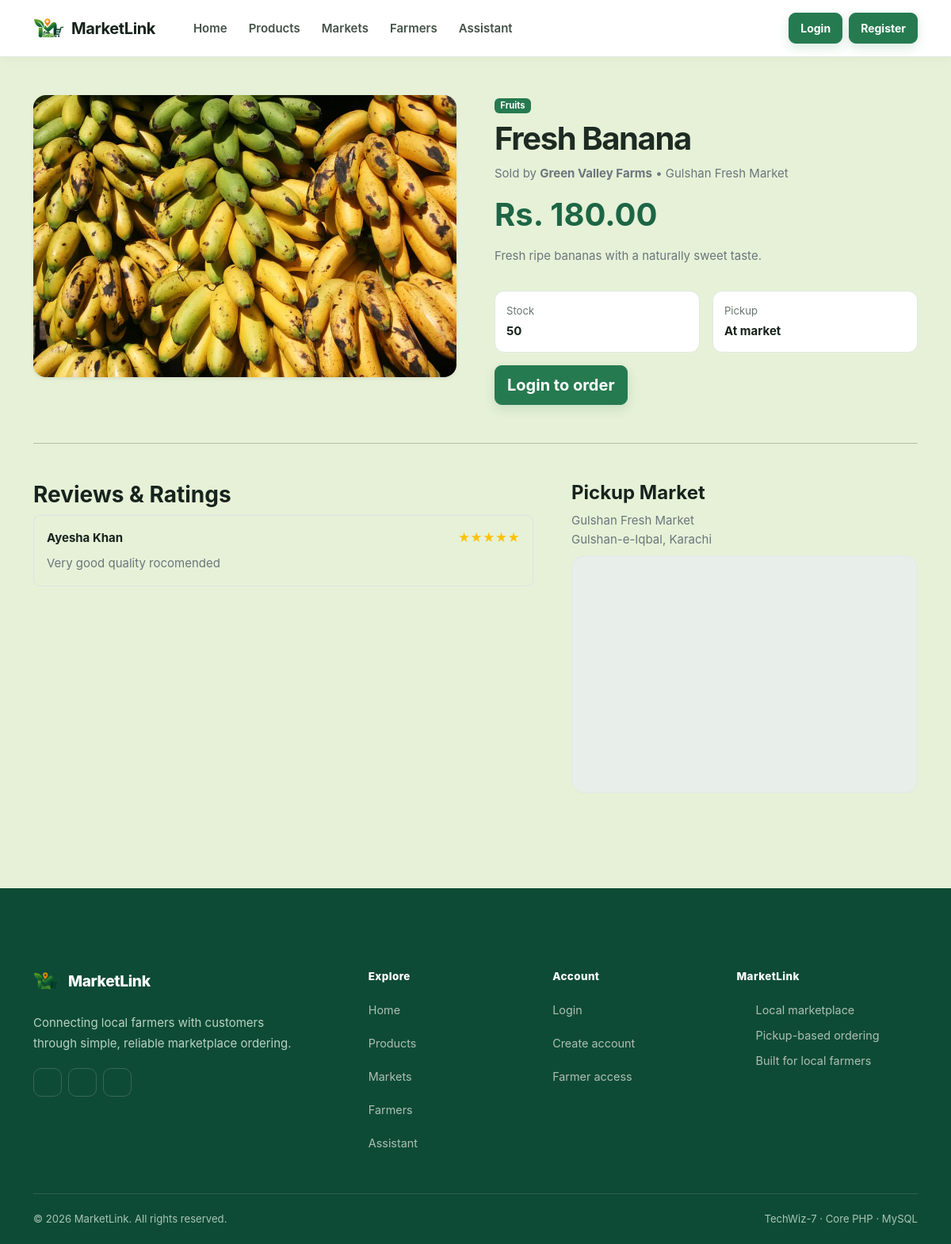
/product?id=69, run on the app's committed database.
### tables this page shows
CREATE TABLE `products` (
  `id` int(10) UNSIGNED NOT NULL,
  `farmer_id` int(10) UNSIGNED DEFAULT NULL,
  `category_id` int(10) UNSIGNED DEFAULT NULL,
  `name` varchar(150) NOT NULL,
  `description` text DEFAULT NULL,
  `price` decimal(10,2) NOT NULL DEFAULT 0.00,
  `stock` int(10) UNSIGNED NOT NULL DEFAULT 0,
  `image` varchar(255) DEFAULT NULL,
  `status` enum('pending','approved','rejected') NOT NULL DEFAULT 'pending',
  `is_sold_out` tinyint(1) NOT NULL DEFAULT 0,
  `created_at` timestamp NOT NULL DEFAULT current_timestamp(),
  `updated_at` timestamp NOT NULL DEFAULT current_timestamp() ON UPDATE current_timestamp()
);

CREATE TABLE `categories` (
  `id` int(10) UNSIGNED NOT NULL,
  `name` varchar(100) NOT NULL,
  `status` enum('active','inactive') NOT NULL DEFAULT 'active',
  `created_at` timestamp NOT NULL DEFAULT current_timestamp()
);

CREATE TABLE `users` (
  `id` int(10) UNSIGNED NOT NULL,
  `name` varchar(120) NOT NULL,
  `email` varchar(190) NOT NULL,
  `password` varchar(255) NOT NULL,
  `phone` varchar(30) DEFAULT NULL,
  `profile_image` varchar(255) DEFAULT NULL,
  `role` enum('admin','farmer','customer') NOT NULL DEFAULT 'customer',
  `market_id` int(10) UNSIGNED DEFAULT NULL,
  `status` enum('active','inactive') NOT NULL DEFAULT 'active',
  `approval_status` enum('pending','approved','suspended') NOT NULL DEFAULT 'approved',
  `created_at` timestamp NOT NULL DEFAULT current_timestamp()
);

CREATE TABLE `markets` (
  `id` int(10) UNSIGNED NOT NULL,
  `name` varchar(120) NOT NULL,
  `address` varchar(255) NOT NULL,
  `latitude` decimal(10,7) NOT NULL,
  `longitude` decimal(10,7) NOT NULL,
  `status` enum('active','inactive') NOT NULL DEFAULT 'active',
  `created_at` timestamp NOT NULL DEFAULT current_timestamp()
);

CREATE TABLE `reviews` (
  `id` int(10) UNSIGNED NOT NULL,
  `product_id` int(10) UNSIGNED NOT NULL,
  `customer_id` int(10) UNSIGNED NOT NULL,
  `rating` tinyint(3) UNSIGNED NOT NULL,
  `comment` varchar(500) NOT NULL,
  `farmer_response` varchar(500) DEFAULT NULL,
  `status` enum('pending','approved','rejected') NOT NULL DEFAULT 'pending',
  `created_at` timestamp NOT NULL DEFAULT current_timestamp()
);

### app/Controllers/PublicController.php (called while the page is built, shortened)
<?php
class PublicController
{
    public function product(): void
    {
        $id = (int)($_GET['id'] ?? 0);
        $pdo = db();
        $st = $pdo->prepare("SELECT p.*, c.name category_name, u.name farmer_name, u.email farmer_email, u.id farmer_id, m.name market_name, m.address market_address, m.latitude, m.longitude FROM products p LEFT JOIN categories c ON c.id=p.category_id JOIN users u ON u.id=p.farmer_id LEFT JOIN markets m ON m.id=u.market_id WHERE p.id=? AND p.status='approved'");
        $st->execute([$id]);
        $product = $st->fetch();
        $reviews = $pdo->prepare("SELECT r.*, u.name reviewer_name FROM reviews r JOIN users u ON u.id=r.customer_id WHERE r.product_id=? AND r.status='approved' ORDER BY r.created_at DESC");
        $reviews->execute([$id]);
        $reviews = $reviews->fetchAll();
        require __DIR__ . '/../Views/layouts/header.php';
        require __DIR__ . '/../Views/public/product.php';
        require __DIR__ . '/../Views/layouts/footer.php';
    }
}

### index.php (called while the page is built, shortened)
<?php
require_once __DIR__ . '/app/Support/Router.php';
$router = new \App\Support\Router(require __DIR__ . '/routes/web.php');
$router->dispatch($_SERVER['REQUEST_METHOD'] ?? 'GET', $_SERVER['REQUEST_URI'] ?? '/');

### app/Support/auth.php (called while the page is built, shortened)
<?php
function current_user(): ?array
{
    static $userLoaded = false;
    static $user = null;
    if ($userLoaded) return $user;
    $userLoaded = true;
    if (empty($_SESSION['user_id'])) return null;
    $st = db()->prepare('SELECT * FROM users WHERE id=? LIMIT 1');
    $st->execute([$_SESSION['user_id']]);
    $user = $st->fetch() ?: null;
    return $user;
}

### app/Views/public/product.php (the view, shortened to what this page needs)
<?php
$product = $product ?? [];
$id = $id ?? 0;
$reviews = $reviews ?? [];
$isFav = $isFav ?? false;
?>
<div class="container py-5">
    <div class="row g-5">
        <div class="col-lg-6">
            <img
                src="<?= e(product_image($product['image'])) ?>"
                class="img-fluid rounded-4 shadow-sm product-detail-image"
                alt="<?= e($product['name']) ?>">
        </div>
        <div class="col-lg-6">
            <span class="badge text-bg-success mb-2">
                <?= e($product['category_name']) ?>
            </span>
            <h1 class="fw-bold">
                <?= e($product['name']) ?>
            </h1>
            <p class="text-secondary mb-1">
                Sold by <strong><?= e($product['farmer_name']) ?></strong>
                • <?= e($product['market_name']) ?>
            </p>
            <div class="display-6 text-primary fw-bold my-3">
                Rs. <?= money($product['price']) ?>
            </div>
            <p class="text-secondary">
                <?= nl2br(e($product['description'])) ?>
            </p>
            <div class="row g-3 my-3">
                <div class="col-6">
                    <div class="info-box">
                        <small>Stock</small>
                        <strong><?= (int)$product['stock'] ?></strong>
                    </div>
                </div>
                <div class="col-6">
                    <div class="info-box">
                        <small>Pickup</small>
                        <strong>At market</strong>
                    </div>
                </div>
            </div>
            <?php if (current_user() && current_user()['role'] === 'customer'): ?>
                <form
                    method="post"
                    action="<?= url('actions/cart.php') ?>"
                    class="d-flex gap-2 align-items-end">
                    <?= csrf_field() ?>
                    <input type="hidden" name="action" value="add">
                    <input type="hidden" name="product_id" value="<?= $id ?>">
                    <div>
                        <label class="form-label">Quantity</label>
                        <input
                            class="form-control"
                            style="width:110px"
                            type="number"
                            min="1"
                            max="<?= max(1, (int)$product['stock']) ?>"
                            value="1"
                            name="quantity">
                    </div>
                    <button class="btn btn-primary btn-lg">
                        Add to Cart
                    </button>
                    <button
                        name="action"
                        value="favorite"
                        class="btn btn-outline-primary btn-lg"
                        formaction="<?= url('actions/favorite.php') ?>">
                        <?= $isFav ? '♥ Favorited' : '♡ Favorite' ?>
                    </button>
                </form>
            <?php elseif (!current_user()): ?>
                <a
                    class="btn btn-primary btn-lg"
                    href="<?= url('login.php') ?>">
                    Login to order
                </a>
            <?php endif; ?>
        </div>
    </div>
    <hr class="my-5">
    <div class="row g-5">
        <div class="col-lg-7">
            <h3 class="fw-bold">
                Reviews & Ratings
            </h3>
            <?php if ($reviews): ?>
                <?php foreach ($reviews as $r): ?>
                    <div class="border rounded-3 p-3 mb-3">
                        <div class="d-flex justify-content-between">
                            <strong>
                                <?= e($r['reviewer_name']) ?>
                            </strong>
                            <span class="text-warning">
                                <?= str_repeat('★', (int)$r['rating']) ?>
                            </span>
                        </div>
                        <p class="mb-0 mt-2 text-secondary">
                            <?= e($r['comment']) ?>
                        </p>
                    </div>
                <?php endforeach; ?>
            <?php else: ?>
                <p class="text-secondary">
                    No reviews yet.
                </p>
            <?php endif; ?>
        </div>
        <div class="col-lg-5">
            <h4 class="fw-bold">
                Pickup Market
            </h4>
            <p class="text-secondary mb-2">
                <?= e($product['market_name']) ?><br>
                <?= e($product['market_address']) ?>
            </p>
            <div id="productMap" class="map-small"></div>
        </div>
    </div>
</div>

### app/Support/Router.php (shortened to what this page needs)
<?php
class Router {
    public function dispatch(string $method, string $uri): void {
        $path = parse_url($uri, PHP_URL_PATH) ?: '/';
        foreach ($this->routes as [$m,$route,$handler]) {
            if ($m === $method && $route === $path) { [$class,$action]=$handler; (new $class())->$action(); return; }
        }
    }
}

### assets/css/style.css (style rules this page uses)
:root { --green-950: #123b2a; --green-900: #174b34; --green-800: #1d6545; --green-700: #267a50; --green-600: #2f8b5c; --green-100: #e8f5ed; --green-50: #f4faf6; --ink: #17231d; --muted: #6b776f; --line: #e2e9e4; --paper: #ffffff; --page: #71af1a2c; --warning: #a66a00; --danger: #b42318; --radius: 14px; --radius-lg: 20px; --shadow: 0 8px 24px rgba(25, 55, 39, .07); --shadow-hover: 0 16px 36px rgba(25, 55, 39, .11); }
* { box-sizing: border-box; }
html { scroll-behavior: smooth; }
body { margin: 0; background: var(--page); color: var(--ink); font-family: Inter, ui-sans-serif, -apple-system, BlinkMacSystemFont, "Segoe UI", sans-serif; font-size: 15px; line-height: 1.6; -webkit-font-smoothing: antialiased; }
a { color: var(--green-700); text-decoration: none; }
.btn { border-radius: 9px; font-weight: 650; padding: 9px 15px; border-width: 1px; transition: transform .16s ease, box-shadow .16s ease, background .16s ease; }
.btn-primary { --bs-btn-bg: var(--green-700); --bs-btn-border-color: var(--green-700); --bs-btn-hover-bg: var(--green-900); --bs-btn-hover-border-color: var(--green-900); --bs-btn-active-bg: var(--green-900); --bs-btn-active-border-color: var(--green-900); box-shadow: 0 5px 13px rgba(38,122,80,.16); }
.hero-card, .card, .stat-card, .stat-mini, .info-box { background: var(--paper); border: 1px solid var(--line) !important; border-radius: var(--radius-lg) !important; }
.product-detail-image { width: 100%; max-height: 560px; object-fit: cover; border-radius: 15px; }
.badge.text-bg-success { background: var(--green-700) !important; }
.info-box { padding: 14px; border-radius: 12px !important; box-shadow: none; }
.info-box small { display: block; color: var(--muted); }
.info-box strong { display: block; margin-top: 3px; }
.map-large, .map-small, .map-tall { border: 1px solid var(--line); background: #e8eee9; overflow: hidden; }
.map-small { height: 300px; border-radius: 16px; }
.text-primary { color: var(--green-800) !important; }
.container > h1, .container h1 { letter-spacing: -.035em; color: #1d2b23; }

### data on the page
products: image (picture), category.name "Fruits", name "Fresh Banana", farmer.name "Green Valley Farms", markets.name "Gulshan Fresh Market", price "180.00", description "Fresh ripe bananas with a naturally sweet taste.", stock "50", markets.address "Gulshan-e-Iqbal, Karachi"
reviews: customer.name "Ayesha Khan", rating "★★★★★", comment "Very good quality rocomended"
